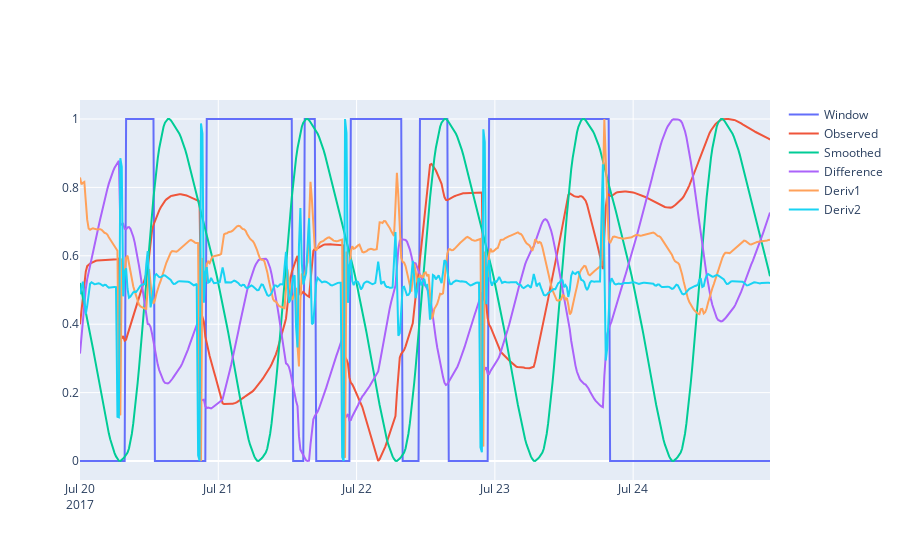
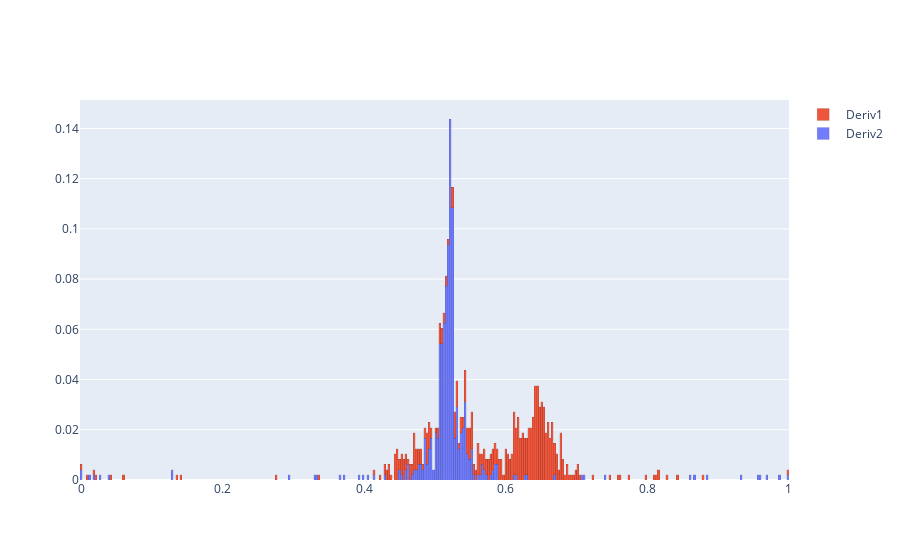

The code cell stored with these charts, in order, in its notebook:
### Code cell
w1.analyze_window_change(smooth_fx=None, sim_smooth=sim_smooth)
w1.plot_analysis_and_distributions()

### Figure 1 — Plotly figure (JSON) as saved in the notebook; plotly's stock layout.template omitted (floating-point values rounded to 4 significant figures; data arrays with more than 128 entries replaced by an {"elided": "..."} marker saying what was removed)
{"data": [{"mode": "lines", "name": "Window", "type": "scatter", "x": {"elided": "480 str values"}, "y": {"elided": "480 int values"}}, {"mode": "lines", "name": "Observed", "type": "scatter", "x": {"elided": "480 str values"}, "y": {"elided": "480 float values"}}, {"mode": "lines", "name": "Smoothed", "type": "scatter", "x": {"elided": "480 str values"}, "y": {"elided": "480 float values"}}, {"mode": "lines", "name": "Difference", "type": "scatter", "x": {"elided": "480 str values"}, "y": {"elided": "480 float values"}}, {"mode": "lines", "name": "Deriv1", "type": "scatter", "x": {"elided": "480 str values"}, "y": {"elided": "480 float values"}}, {"mode": "lines", "name": "Deriv2", "type": "scatter", "x": {"elided": "480 str values"}, "y": {"elided": "480 float values"}}], "layout": {}}

### Figure 2 — Plotly figure (JSON) as saved in the notebook; plotly's stock layout.template omitted (floating-point values rounded to 4 significant figures; data arrays with more than 128 entries replaced by an {"elided": "..."} marker saying what was removed)
{"data": [{"histnorm": "probability", "marker": {"line": {"color": "black", "width": 0.1}}, "name": " Deriv2", "opacity": 0.9, "type": "histogram", "x": {"elided": "480 float values"}, "xbins": {"size": 0.003}}, {"histnorm": "probability", "marker": {"line": {"color": "black", "width": 0.1}}, "name": " Deriv1", "opacity": 1, "type": "histogram", "x": {"elided": "480 float values"}, "xbins": {"size": 0.003}}], "layout": {"barmode": "stack"}}
